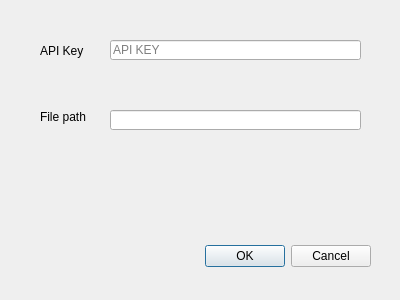
<?xml version="1.0" encoding="UTF-8"?>
<ui version="4.0">
 <class>YandexGeocoderDialogBase</class>
 <widget class="QDialog" name="YandexGeocoderDialogBase">
  <property name="geometry">
   <rect>
    <x>0</x>
    <y>0</y>
    <width>400</width>
    <height>300</height>
   </rect>
  </property>
  <property name="windowTitle">
   <string>YandexGeocoder</string>
  </property>
  <widget class="QDialogButtonBox" name="button_box">
   <property name="geometry">
    <rect>
     <x>30</x>
     <y>240</y>
     <width>341</width>
     <height>32</height>
    </rect>
   </property>
   <property name="orientation">
    <enum>Qt::Horizontal</enum>
   </property>
   <property name="standardButtons">
    <set>QDialogButtonBox::Cancel|QDialogButtonBox::Ok</set>
   </property>
  </widget>
  <widget class="QLineEdit" name="ApiKeyField">
   <property name="geometry">
    <rect>
     <x>110</x>
     <y>40</y>
     <width>251</width>
     <height>20</height>
    </rect>
   </property>
   <property name="placeholderText">
    <string>API KEY</string>
   </property>
  </widget>
  <widget class="QLabel" name="label">
   <property name="geometry">
    <rect>
     <x>40</x>
     <y>40</y>
     <width>47</width>
     <height>21</height>
    </rect>
   </property>
   <property name="text">
    <string>API Key</string>
   </property>
  </widget>
  <widget class="QLineEdit" name="FilePathField">
   <property name="geometry">
    <rect>
     <x>110</x>
     <y>110</y>
     <width>251</width>
     <height>20</height>
    </rect>
   </property>
  </widget>
  <widget class="QLabel" name="label_2">
   <property name="geometry">
    <rect>
     <x>40</x>
     <y>110</y>
     <width>47</width>
     <height>14</height>
    </rect>
   </property>
   <property name="text">
    <string>File path</string>
   </property>
  </widget>
 </widget>
 <resources/>
 <connections>
  <connection>
   <sender>button_box</sender>
   <signal>accepted()</signal>
   <receiver>YandexGeocoderDialogBase</receiver>
   <slot>accept()</slot>
   <hints>
    <hint type="sourcelabel">
     <x>20</x>
     <y>20</y>
    </hint>
    <hint type="destinationlabel">
     <x>20</x>
     <y>20</y>
    </hint>
   </hints>
  </connection>
  <connection>
   <sender>button_box</sender>
   <signal>rejected()</signal>
   <receiver>YandexGeocoderDialogBase</receiver>
   <slot>reject()</slot>
   <hints>
    <hint type="sourcelabel">
     <x>20</x>
     <y>20</y>
    </hint>
    <hint type="destinationlabel">
     <x>20</x>
     <y>20</y>
    </hint>
   </hints>
  </connection>
 </connections>
</ui>
